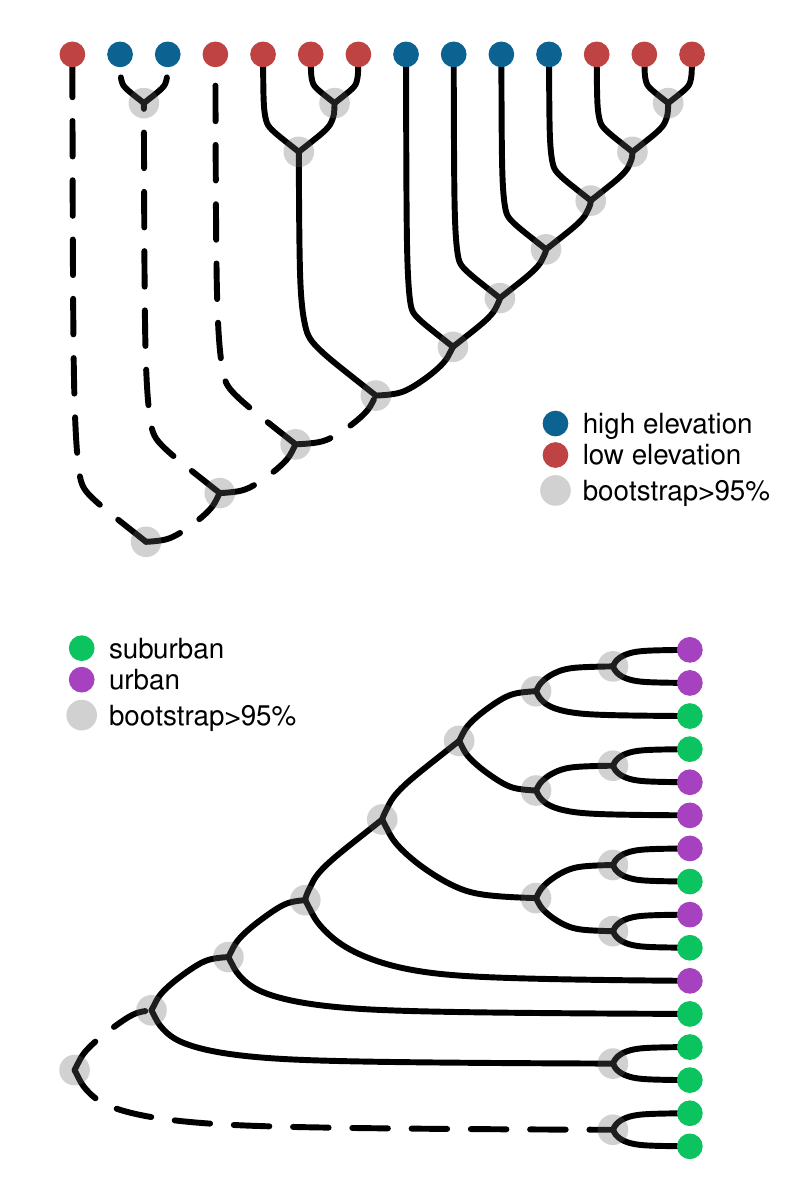

R code for this plot:
#' This script plots the consensus tree from iqtree

renv::load()
library(tidyverse)
library(cowplot)
library(tidytree)
library(ggtree)
source(here::here("metadata.R"))

load(paste0(folder_data, "phylogenomics_analysis/trees/trees.rdata"))
isolates_contigs <- read_csv(paste0(folder_data, "genomics_analysis/taxonomy/isolates_contigs.csv"))
contigs <- read_csv(paste0(folder_data, "genomics_analysis/contigs/contigs.csv"))


list_scaled_branches <- c(15,16,17,18,27,13,12,11,14)
tr_seq_core$tip.label
p1 <- tr_seq_core %>%
    drop.tip(isolates$genome_id[isolates$population == "PA"]) %>%
    as_tibble() %>%
    left_join(rename(isolates_contigs, label = genome_id)) %>%
    left_join(rename(isolates, label = genome_id)) %>%
    mutate(branch.length = ifelse(node %in% list_scaled_branches, branch.length * 0.01, branch.length)) %>%
    mutate(scaled_branch = ifelse(node %in% list_scaled_branches, "scaled to 1%", "not scaled")) %>%
    mutate(highlight_boot = ifelse(label > 95, T, F)) %>%
    as.treedata() %>%
    ggtree(aes(linetype = scaled_branch), layout="ellipse", branch.length="none") +
    geom_tiplab(offset = .3, size = 8) +
    geom_tippoint(aes(color = site_group), size = 8) +
    geom_nodepoint(aes(label = highlight_boot, color = "bootstrap>95%"), shape = 16, size = 10, alpha = 0.3) +
    #geom_nodelab(aes(label = node)) +
    # geom_label2(aes(subset=(node %in% c(31,37,39))), label = c("     ","     ","     "), label.r = unit(0.3, "lines"), label.size = 0, fill = c("#96BBBB", "#96BBBB", "#96BBBB"), alpha = 0.7) +
    # geom_label2(aes(subset=(node %in% c(31,37,39))), label = c("Ensifer spp.", "Ensifer meliloti", "Ensifer medicae"), label.size = 0, fill = NA, nudge_x = c(20, -5, 0) *1e-4, nudge_y = c(1, 1, -1), hjust = 1, fontface = "italic") +
    # geom_treescale(x = 0, y = 28, width = 0.001) +
    scale_color_manual(values = c(site_group_colors, `bootstrap>95%`="grey50"), name = NULL, breaks = c("high elevation", "low elevation", "bootstrap>95%")) +
    scale_linetype_manual(values = c(1,5), name = NULL) +
    coord_cartesian(clip = "off") +
    theme_tree() +
    theme(
        legend.position = "inside",
        legend.position.inside = c(0.2, 0.9),
        legend.background = element_rect(color = NA, fill = NA),
        legend.box.background = element_rect(color = NA, fill = NA),
        legend.key = element_rect(color = NA, fill = NA),
        legend.spacing.y = unit(-3,"mm"),
        legend.text = element_text(size = 20),
        plot.margin = unit(c(0,10,0,0), "mm"),
        plot.background = element_blank()
    ) +
    guides(linetype = "none") +
    labs()

list_scaled_branches <- c(18, 31)
p2 <- tr_seq_core %>%
    drop.tip(isolates$genome_id[isolates$population == "VA"]) %>%
    as_tibble() %>%
    left_join(rename(isolates_contigs, label = genome_id)) %>%
    left_join(rename(isolates, label = genome_id)) %>%
    mutate(branch.length = ifelse(node %in% list_scaled_branches, branch.length * 0.01, branch.length)) %>%
    mutate(scaled_branch = ifelse(node %in% list_scaled_branches, "scaled to 1%", "not scaled")) %>%
    mutate(highlight_boot = ifelse(label > 95, T, F)) %>%
    as.treedata() %>%
    ggtree(aes(linetype = scaled_branch), layout="ellipse", branch.length="none") +
    #geom_nodepoint(aes(label = highlight_boot), shape = 16, color = 1, size = 3, alpha = 0.3) +
    geom_tiplab(offset = .3, size = 8) +
    geom_tippoint(aes(color = site_group), size = 8) +
    geom_nodepoint(aes(label = highlight_boot, color = "bootstrap>95%"), shape = 16, size = 10, alpha = 0.3) +
    #geom_nodelab(aes(label = node)) +
    # geom_label2(aes(subset=(node %in% c(31,37,39))), label = c("     ","     ","     "), label.r = unit(0.3, "lines"), label.size = 0, fill = c("#96BBBB", "#96BBBB", "#96BBBB"), alpha = 0.7) +
    # geom_label2(aes(subset=(node %in% c(31,37,39))), label = c("Ensifer spp.", "Ensifer meliloti", "Ensifer medicae"), label.size = 0, fill = NA, nudge_x = c(20, -5, 0) *1e-4, nudge_y = c(1, 1, -1), hjust = 1, fontface = "italic") +
    # geom_treescale(x = 0, y = 28, width = 0.001) +
    scale_color_manual(values = c(site_group_colors, `bootstrap>95%`="grey50"), name = NULL, breaks = c("suburban", "urban", "bootstrap>95%")) +
    scale_linetype_manual(values = c(1,5), name = NULL) +
    coord_cartesian(clip = "off") +
    theme_tree() +
    theme(
        legend.position = "inside",
        legend.position.inside = c(0.2, 0.9),
        legend.background = element_rect(color = NA, fill = NA),
        legend.box.background = element_rect(color = NA, fill = NA),
        legend.key = element_rect(color = NA, fill = NA),
        legend.spacing.y = unit(-3,"mm"),
        legend.text = element_text(size = 20),
        plot.margin = unit(c(0,10,0,0), "mm"),
        plot.background = element_blank()
    ) +
    guides(linetype = "none") +
    labs()
p <- plot_grid(p1, p2, nrow = 2, scale = .9)
ggsave(here::here("forposter/trees.pdf"), p, width = 8, height = 12)

